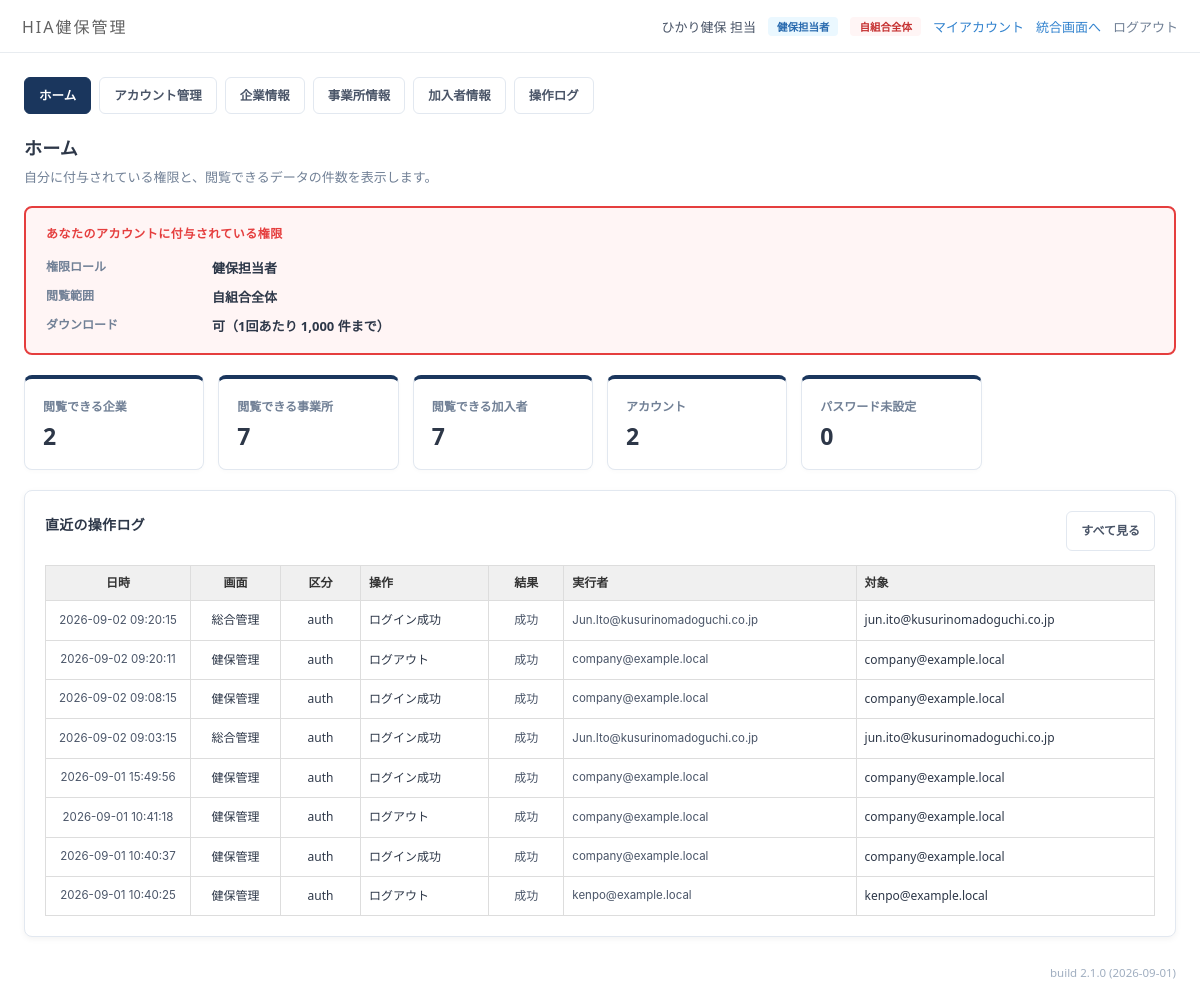
Page /dashboard (signed in) on the committed database.
### tables this page shows
CREATE TABLE account (
  id            INTEGER PRIMARY KEY AUTOINCREMENT,
  email         TEXT NOT NULL UNIQUE,
  name          TEXT NOT NULL,
  role          TEXT NOT NULL,
  view_scope    TEXT NOT NULL,
  can_download  INTEGER NOT NULL DEFAULT 0,
  is_primary    INTEGER NOT NULL DEFAULT 0,   -- 代表者アカウント
  kenpo_id      INTEGER REFERENCES kenpo(id),
  company_id    INTEGER REFERENCES company(id),
  dept_id       INTEGER REFERENCES department(id),   -- 部署の管理者の場合
  status        TEXT NOT NULL DEFAULT 'invited',   -- invited / active / disabled / deleted
  password_hash TEXT,
  invite_token  TEXT,
  invite_expire TEXT,
  reset_token   TEXT,
  reset_expire  TEXT,
  reset_at      TEXT,
  created_by    TEXT,
  created_at    TEXT NOT NULL DEFAULT (datetime('now','localtime')),
  updated_at    TEXT,
  activated_at  TEXT,
  last_login_at TEXT
, sub_role TEXT NOT NULL DEFAULT '');

CREATE TABLE audit_log (
  id          INTEGER PRIMARY KEY AUTOINCREMENT,
  ts          TEXT NOT NULL DEFAULT (datetime('now','localtime')),
  shell       TEXT,               -- km（HIA総合管理）/ kenpo（HIA健保管理）
  category    TEXT NOT NULL,      -- auth / account / master / import / download
  action      TEXT NOT NULL,
  result      TEXT NOT NULL,      -- success / failure / blocked
  actor_email TEXT,
  actor_id    INTEGER,
  actor_role  TEXT,
  kenpo_id    INTEGER,
  ip          TEXT,
  target      TEXT,
  detail      TEXT
);

### app.py (the view)
@app.route("/dashboard")
@login_required
def dashboard():
    db, acc = get_db(), current_account()
    where, params = member_where(acc)
    stats = {
        "companies": len(scoped_companies(acc)),
        "offices": len(scoped_offices(acc)),
        "members": db.execute(f"SELECT COUNT(*) c FROM member m WHERE {where}",
                              params).fetchone()["c"],
    }
    q, p = "SELECT COUNT(*) c FROM account WHERE status <> 'deleted'", []
    if acc["role"] == "kenpo_user":
        q += " AND kenpo_id=?"
        p = [acc["kenpo_id"]]
    elif acc["role"] == "company_user":
        mine = account_company_ids(acc["id"]) or [0]
        q += (" AND id IN (SELECT account_id FROM account_company WHERE company_id IN ("
              + ",".join("?" * len(mine)) + "))")
        p = list(mine)
    stats["accounts"] = db.execute(q, p).fetchone()["c"]
    stats["invited"] = db.execute(q + " AND status='invited'", p).fetchone()["c"]
    recent = db.execute("SELECT * FROM audit_log ORDER BY id DESC LIMIT 8").fetchall()
    return render_template("dashboard.html", stats=stats, recent=recent)

### app.py (called while the page is built, shortened)
def get_db():
    if "db" not in g:
        g.db = sqlite3.connect(DB_PATH)
        g.db.row_factory = sqlite3.Row
        g.db.execute("PRAGMA foreign_keys = ON")
    return g.db

def real_account():
    aid = session.get("account_id")
    if not aid:
        return None
    if "real_acc" not in g:
        g.real_acc = get_db().execute(
            "SELECT * FROM account WHERE id=? AND status='active'", (aid,)).fetchone()
    return g.real_acc

def support_kenpo():
    kid = session.get("support_kenpo_id")
    if not kid:
        return None

def current_account():
    me = real_account()
    if not me:
        return None
    if "acc" not in g:
        kenpo = support_kenpo()
        if kenpo:
            acc = dict(me)
            acc.update(role="kenpo_user", view_scope="kenpo_all", kenpo_id=kenpo["id"],
                       company_id=None, is_primary=0, can_download=me["can_download"],
                       name=f"{me['name']}（サポート）", support=True,
                       support_kenpo=kenpo["name"])
            g.acc = acc
        else:
            g.acc = me
    return g.acc

def sub_role(acc):
    if not acc:
        return ""
    try:
        v = acc["sub_role"]
    except (KeyError, IndexError):
        return ""
    return (v or "") if v in SUB_ROLE_LABELS else ""

def is_doctor(acc=None):
    return sub_role(acc if acc is not None else current_account()) == "doctor"

def role_key(acc=None):
    acc = acc if acc is not None else current_account()
    if not acc:
        return ""
    s = sub_role(acc)
    return acc["role"] + ("/" + s if s else "")

def feature_overrides():
    if "features" not in g:
        try:
            g.features = {(r["role_key"], r["feature"]): bool(r["allowed"])
                          for r in get_db().execute(
                              "SELECT role_key, feature, allowed FROM role_feature")}
        except sqlite3.Error:
            g.features = {}
    return g.features

def feature_allowed(key, acc=None):
    acc = acc if acc is not None else current_account()
    if not acc:
        return False
    rk = role_key(acc)
    if key in FIXED_FEATURES:
        return rk == FIXED_FEATURE_ROLE
    if rk == ALL_FEATURE_ROLE:
        return True
    ov = feature_overrides().get((rk, key))
    if ov is not None:
        return ov
    return key in FEATURE_DEFAULTS.get(rk, set())

@app.before_request
def block_by_feature():
    key = ENDPOINT_FEATURES.get(request.endpoint)
    if not key:
        return None

### templates/dashboard.html
{% extends "base.html" %}{% block body %}
<h1 class="page-title">ホーム</h1>
<p class="page-lead">自分に付与されている権限と、閲覧できるデータの件数を表示します。</p>
<div class="scope-box {{ 'wide-scope' if acc.view_scope!='own_company' }}">
  <div class="scope-ttl">あなたのアカウントに付与されている権限</div>
  <dl>
    <dt>権限ロール</dt><dd>{{ ROLE_LABELS[acc.role] }}</dd>
    <dt>閲覧範囲</dt><dd>{{ SCOPE_LABELS[acc.view_scope] }}</dd>
    <dt>ダウンロード</dt>
    <dd>{% if acc.can_download or acc.role=='system_admin' %}可（1回あたり {{ '{:,}'.format(MAX_EXPORT_ROWS) }} 件まで）{% else %}<span class="no">不可</span>{% endif %}</dd>
  </dl>
</div>
<div class="stat-row">
  <div class="stat-box"><div class="stat-l">閲覧できる企業</div><div class="stat-n">{{ stats.companies }}</div></div>
  <div class="stat-box"><div class="stat-l">閲覧できる事業所</div><div class="stat-n">{{ stats.offices }}</div></div>
  <div class="stat-box"><div class="stat-l">閲覧できる加入者</div><div class="stat-n">{{ '{:,}'.format(stats.members) }}</div></div>
  <div class="stat-box"><div class="stat-l">アカウント</div><div class="stat-n">{{ stats.accounts }}</div></div>
  <div class="stat-box"><div class="stat-l">パスワード未設定</div><div class="stat-n">{{ stats.invited }}</div></div>
</div>
{% if recent %}
<div class="block">
  <div class="blk-head"><h2>直近の操作ログ</h2>
    <a class="btn-sm" href="{{ url_for('logs') }}" style="text-decoration:none">すべて見る</a></div>
  <div class="table-scroll">
  <table class="result-table" style="table-layout:auto">
    <thead><tr><th style="width:145px">日時</th><th style="width:90px">画面</th><th style="width:80px">区分</th>
      <th class="tl">操作</th><th style="width:75px">結果</th><th class="tl">実行者</th><th class="tl">対象</th></tr></thead>
    <tbody>
    {% for r in recent %}
    <tr class="{{ 'bad' if r.result!='success' }}">
      <td class="ts">{{ r.ts }}</td><td>{{ {'km':'総合管理','kenpo':'健保管理'}.get(r.shell, '—') }}</td>
      <td>{{ r.category }}</td><td class="tl">{{ r.action }}</td>
      <td class="res-{{ r.result }}">{{ {'success':'成功','failure':'失敗','blocked':'ブロック'}.get(r.result, r.result) }}</td>
      <td class="tl code">{{ r.actor_email or '—' }}</td><td class="tl">{{ r.target or '—' }}</td>
    </tr>
    {% endfor %}
    </tbody>
  </table>
  </div>
</div>
{% endif %}
{% endblock %}

### templates/base.html (shortened to what this page needs)
<!DOCTYPE html>
<html lang="ja">
<head>
<link rel="stylesheet" href="{{ url_for('static', filename='app.css') }}">
</head>
<body class="theme-{{ SHELL }}">
<div class="sa-bar">
  <div class="sa-logo">{{ 'HIA総合管理' if SHELL=='km' else 'HIA健保管理' }}</div>
  <div class="sa-right">
    <span>{{ acc.name }}</span>
    <span class="st st-role">{{ ROLE_LABELS[acc.role] }}</span>
    <span class="st {{ 'st-own' if acc.view_scope=='own_company' else 'st-all' }}">{{ SCOPE_LABELS[acc.view_scope] }}</span>
    <a href="{{ url_for('me_account') }}" style="color:var(--accent);text-decoration:none">マイアカウント</a>
    <a href="{{ url_for('spa_km') if SHELL=='km' else url_for('spa') }}" style="color:var(--accent);text-decoration:none">統合画面へ</a>
    <a href="{{ url_for('logout') }}" style="color:#718096;text-decoration:none">ログアウト</a>
  </div>
</div>
<div class="sa-main frag">
  <div class="sa-nav">
    <a href="{{ url_for('dashboard') }}" class="{{ 'on' if request.endpoint=='dashboard' }}">ホーム</a>
    <a href="{{ url_for('accounts') }}" class="{{ 'on' if request.endpoint and request.endpoint.startswith('accounts') }}">アカウント管理</a>
    {% if SHELL != 'km' %}
    <a href="{{ url_for('companies') }}" class="{{ 'on' if request.endpoint and request.endpoint.startswith('compan') }}">企業情報</a>
    <a href="{{ url_for('offices') }}" class="{{ 'on' if request.endpoint and request.endpoint.startswith('office') }}">事業所情報</a>
    <a href="{{ url_for('members') }}" class="{{ 'on' if request.endpoint and request.endpoint.startswith('member') }}">加入者情報</a>
    {% endif %}
    <a href="{{ url_for('logs') }}" class="{{ 'on' if request.endpoint=='logs' }}">操作ログ</a>
  </div>
  {% block body %}{% endblock %}
  <p class="hint" style="text-align:right;margin-top:26px">build {{ BUILD }}</p>
</div>
</body>
</html>

### templates/base.html (style rules this page uses)
body { margin:0 }

### rows in the picture
account: name "ひかり健保 担当", role "健保担当者", view_scope "自組合全体"
audit_log: ts "2026-09-02 09:20:15", shell "総合管理", category "auth", action "ログイン成功", result "成功", actor_email "Jun.Ito@kusurinomadoguchi.co.jp", target "jun.ito@kusurinomadoguchi.co.jp"
audit_log: ts "2026-09-02 09:20:11", shell "健保管理", category "auth", action "ログアウト", result "成功", actor_email "company@example.local", target "company@example.local"
audit_log: ts "2026-09-02 09:08:15", shell "健保管理", category "auth", action "ログイン成功", result "成功", actor_email "company@example.local", target "company@example.local"
audit_log: ts "2026-09-02 09:03:15", shell "総合管理", category "auth", action "ログイン成功", result "成功", actor_email "Jun.Ito@kusurinomadoguchi.co.jp", target "jun.ito@kusurinomadoguchi.co.jp"
audit_log: ts "2026-09-01 15:49:56", shell "健保管理", category "auth", action "ログイン成功", result "成功", actor_email "company@example.local", target "company@example.local"
audit_log: ts "2026-09-01 10:41:18", shell "健保管理", category "auth", action "ログアウト", result "成功", actor_email "company@example.local", target "company@example.local"
audit_log: ts "2026-09-01 10:40:37", shell "健保管理", category "auth", action "ログイン成功", result "成功", actor_email "company@example.local", target "company@example.local"
audit_log: ts "2026-09-01 10:40:25", shell "健保管理", category "auth", action "ログアウト", result "成功", actor_email "kenpo@example.local", target "kenpo@example.local"

### other values in the picture
{{ 'HIA総合管理' if SHELL=='km' else 'HIA健保管理' }} "HIA健保管理"
{{ '{:,}'.format(MAX_EXPORT_ROWS) }} "1,000"
{{ stats.companies }} "2"
{{ stats.offices }} "7"
{{ '{:,}'.format(stats.members) }} "7"
{{ stats.accounts }} "2"
{{ stats.invited }} "0"
{{ BUILD }} "2.1.0 (2026-09-01)"
